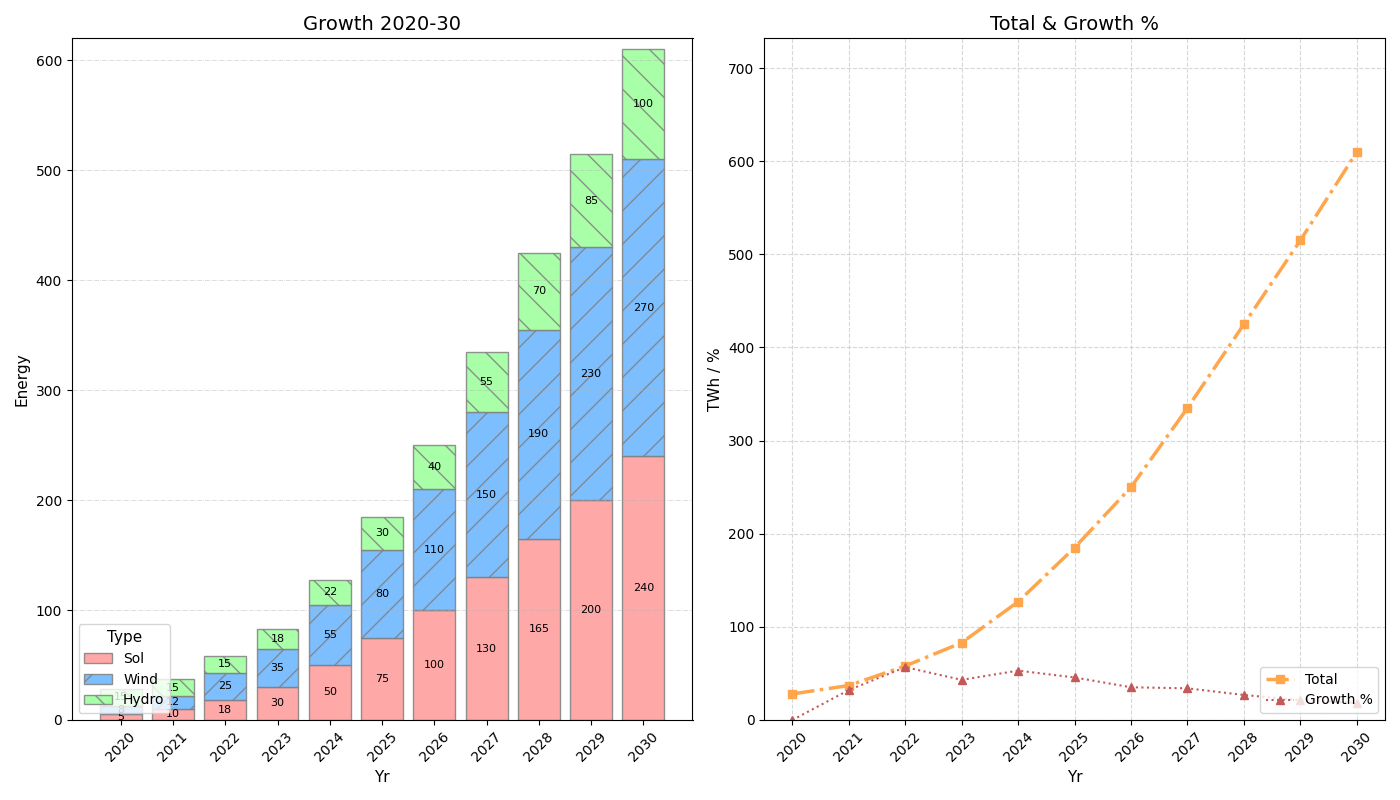

Write the Python code that produced this figure.
import matplotlib.pyplot as plt
import numpy as np

years = np.arange(2020, 2031)
solar_energy = np.array([5, 10, 18, 30, 50, 75, 100, 130, 165, 200, 240])
wind_energy = np.array([8, 12, 25, 35, 55, 80, 110, 150, 190, 230, 270])
hydro_energy = np.array([15, 15, 15, 18, 22, 30, 40, 55, 70, 85, 100])
total_renewable_energy = solar_energy + wind_energy + hydro_energy
percentage_growth = np.zeros(len(total_renewable_energy))
percentage_growth[1:] = ((total_renewable_energy[1:] - total_renewable_energy[:-1]) / total_renewable_energy[:-1]) * 100

fig, axes = plt.subplots(1, 2, figsize=(14, 8))

axes[0].bar(years, solar_energy, label='Sol', color='#ff9999', alpha=0.85, edgecolor='grey', linestyle='-')
axes[0].bar(years, wind_energy, bottom=solar_energy, label='Wind', color='#66b3ff', alpha=0.85, edgecolor='grey', hatch='/')
axes[0].bar(years, hydro_energy, bottom=solar_energy + wind_energy, label='Hydro', color='#99ff99', alpha=0.85, edgecolor='grey', hatch='\\')
axes[0].set_title('Growth 2020-30', fontsize=14)
axes[0].set_xlabel('Yr', fontsize=11)
axes[0].set_ylabel('Energy', fontsize=11)
axes[0].set_xticks(years, labels=years, rotation=45)
axes[0].set_ylim(0, 620)
axes[0].grid(axis='y', linestyle='-.', linewidth=0.5, alpha=0.6)
axes[0].legend(loc='lower left', fontsize=10, title='Type', title_fontsize='11')

for i, (s, w, h) in enumerate(zip(solar_energy, wind_energy, hydro_energy)):
    axes[0].text(years[i], s / 2, f'{s}', ha='center', va='center', color='black', fontsize=8)
    axes[0].text(years[i], s + w / 2, f'{w}', ha='center', va='center', color='black', fontsize=8)
    axes[0].text(years[i], s + w + h / 2, f'{h}', ha='center', va='center', color='black', fontsize=8)

axes[1].plot(years, total_renewable_energy, label='Total', color='#ffa64d', marker='s', linewidth=2.5, linestyle='-.')
axes[1].plot(years, percentage_growth, label='Growth %', color='#c45959', linestyle=':', marker='^', linewidth=1.5)
axes[1].set_title('Total & Growth %', fontsize=14)
axes[1].set_xlabel('Yr', fontsize=11)
axes[1].set_ylabel('TWh / %', fontsize=11)
axes[1].set_xticks(years, labels=years, rotation=45)
axes[1].set_ylim(0, max(total_renewable_energy) * 1.2)
axes[1].legend(loc='lower right', fontsize=10)
axes[1].grid(True, linestyle='--', alpha=0.5)

plt.tight_layout()
plt.show()
